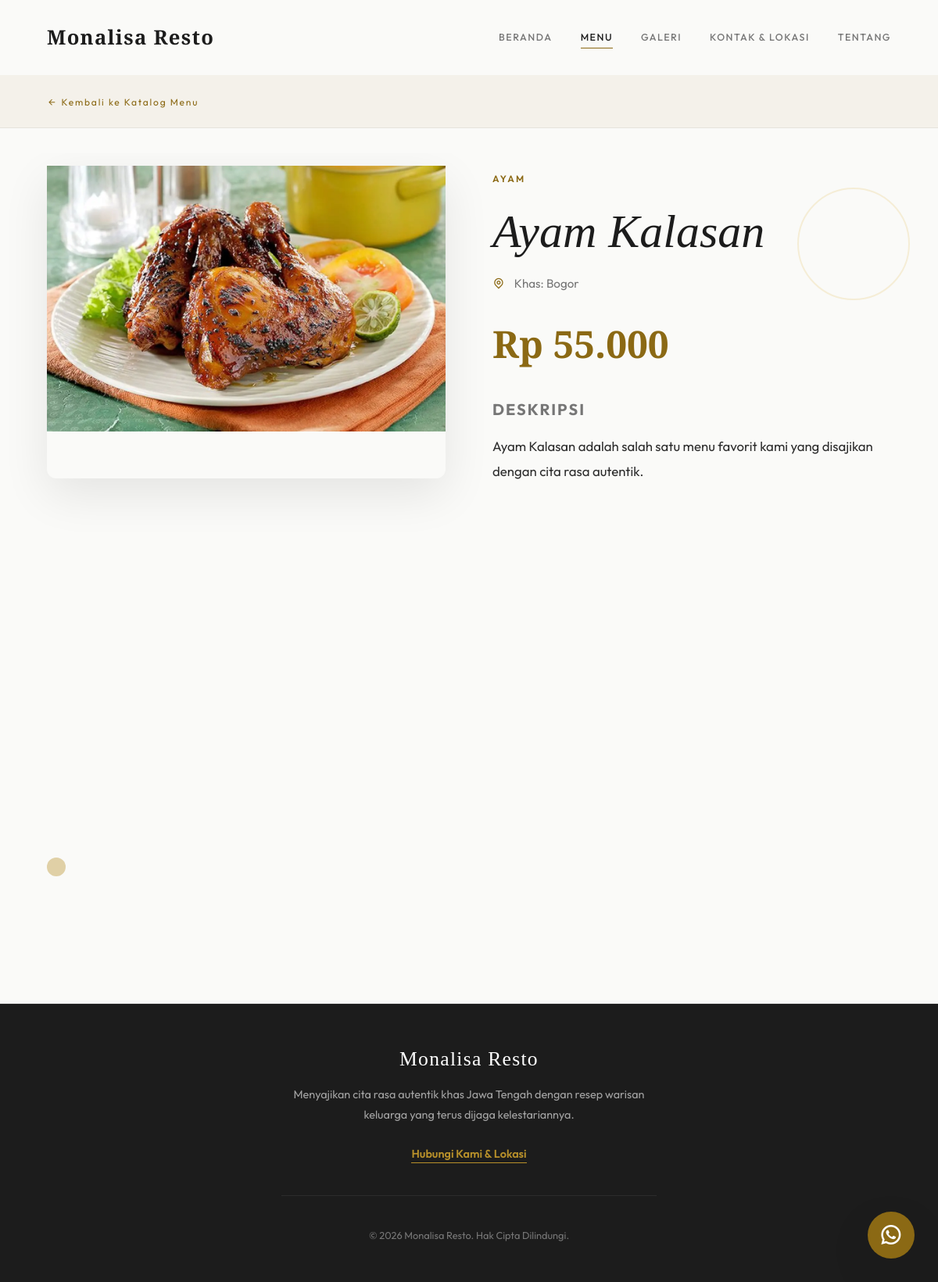
Screenshot of /detail.php?id=2 with the database file from the repository.
### tables this page shows
CREATE TABLE `menu` (
  `id` int(11) NOT NULL AUTO_INCREMENT,
  `nama_menu` varchar(100) NOT NULL,
  `asal_daerah` varchar(100) NOT NULL,
  `deskripsi_singkat` text NOT NULL,
  `deskripsi_lengkap` longtext NOT NULL,
  `bahan_utama` text NOT NULL,
  `info_alergen` text DEFAULT NULL,
  `kategori` varchar(50) NOT NULL,
  `harga` decimal(10,2) NOT NULL,
  `foto_url` varchar(255) NOT NULL,
  `status` enum('aktif','nonaktif') DEFAULT 'aktif',
  `created_at` timestamp NOT NULL DEFAULT current_timestamp(),
  `updated_at` timestamp NOT NULL DEFAULT current_timestamp() ON UPDATE current_timestamp(),
  PRIMARY KEY (`id`)
);

### includes/functions.php (called while the page is built, shortened)
<?php
function escapeHtml($string) {
    return htmlspecialchars($string ?? '', ENT_QUOTES, 'UTF-8');
}
function format_rupiah($angka) {
    return "Rp " . number_format($angka, 0, ',', '.');
}
?>

### detail.php (the view, shortened to what this page needs)
<?php
require_once 'includes/header.php';
$id = isset($_GET['id']) ? (int)$_GET['id'] : 0;
$stmt = $pdo->prepare("SELECT * FROM menu WHERE id = ? AND status = 'aktif'");
$stmt->execute([$id]);
$menu = $stmt->fetch();
?>
<main style="padding-top: var(--header-h);">
    <div style="background: var(--bg-warm); border-bottom: 1px solid var(--border); padding: 1.25rem 0; margin-bottom: 2rem;">
        <div class="container">
            <a href="katalog.php" class="btn-ghost" style="font-size: 0.75rem;">
                <i class="ri-arrow-left-line"></i> Kembali ke Katalog Menu
            </a>
        </div>
    </div>
    <section class="section" style="padding-top: 1rem; position: relative; overflow: hidden;">
        <div class="parallax-shape parallax-shape-ring parallax-element reveal" data-speed="0.25" style="top: 10%; right: 3%;"></div>
        <div class="parallax-shape parallax-shape-dot parallax-element reveal" data-speed="0.18" style="bottom: 15%; left: 5%;"></div>
        <div class="container">
            <div class="split-section" style="align-items: start; gap: clamp(2rem, 5vw, 4rem);">
                <div class="reveal reveal-up">
                    <div class="parallax-wrap" style="border-radius: var(--radius); box-shadow: var(--shadow-lg); height: clamp(300px, 50vh, 500px);">
                        <img src="<?= escapeHtml($menu['foto_url']) ?>" alt="<?= escapeHtml($menu['nama_menu']) ?>"
                             class="parallax-img"
                             onerror="this.src='https://via.placeholder.com/600x600?text=Foto+Menu'">
                    </div>
                </div>
                <div class="reveal reveal-up delay-2 parallax-element" data-speed="0.12">
                    <span class="eyebrow"><?= escapeHtml($menu['kategori']) ?></span>
                    <h1 class="section-title" style="margin-bottom: 1rem;"><?= escapeHtml($menu['nama_menu']) ?></h1>
                    <p style="color: var(--text-muted); font-size: 0.95rem; margin-bottom: 2.5rem; display: flex; align-items: center; gap: 0.75rem;">
                        <i class="ri-map-pin-line" style="color: var(--primary);"></i> Khas: <?= escapeHtml($menu['asal_daerah']) ?>
                    </p>
                    <div style="font-family: 'Cormorant Garamond', serif; font-size: 3rem; color: var(--primary); font-weight: 600; margin-bottom: 3rem; line-height: 1;">
                        <?= format_rupiah($menu['harga']) ?>
                    </div>
                    <div class="reveal reveal-up delay-3" style="margin-bottom: 3rem;">
                        <h3 style="font-size: 1.25rem; margin-bottom: 1.25rem; font-family: var(--font-body); font-weight: 700; text-transform: uppercase; letter-spacing: 0.1em; color: var(--text-muted);">Deskripsi</h3>
                        <p style="line-height: 1.9; color: var(--text); font-size: 1.05rem;"><?= nl2br(escapeHtml($menu['deskripsi_lengkap'])) ?></p>
                    </div>
                </div>
            </div>
        </div>
    </section>
</main>
<?php require_once 'includes/footer.php'; ?>

### assets/css/style.css (style rules this page uses)
:root { --primary: #8B6914; --primary-light: #B8902A; --primary-pale: #F5EDD6; --charcoal: #1C1C1C; --charcoal-soft: #2E2E2E; --text: #2C2C2C; --text-muted: #767676; --text-faint: #AAAAAA; --bg: #FAFAF8; --bg-warm: #F4F1EA; --surface: #FFFFFF; --border: rgba(0, 0, 0, 0.06); --border-mid: rgba(0, 0, 0, 0.12); --font-display: 'Cormorant Garamond', serif; --font-body: 'Outfit', sans-serif; --radius-xs: 2px; --radius-sm: 6px; --radius: 12px; --radius-lg: 24px; --shadow-xs: 0 1px 4px rgba(0,0,0,0.04); --shadow-sm: 0 4px 16px rgba(0,0,0,0.05); --shadow: 0 8px 32px rgba(0,0,0,0.07); --shadow-lg: 0 20px 60px rgba(0,0,0,0.09); --transition-fast: 0.2s ease; --transition: 0.4s cubic-bezier(0.25, 0.46, 0.45, 0.94); --transition-slow: 0.7s cubic-bezier(0.16, 1, 0.3, 1); --section-spacing: clamp(4rem, 10vw, 8rem); --container-padding: clamp(1.25rem, 5vw, 4rem); --header-h: 96px; --header-h-small: 72px; --badge-top: calc(var(--header-h) + clamp(1rem, 3vw, 1.5rem)); }
*, *::before, *::after { box-sizing: border-box; margin: 0; padding: 0; }
html { scroll-behavior: smooth; overflow-x: clip; }
body { font-family: var(--font-body); color: var(--text); background: var(--bg); line-height: 1.7; overflow-x: clip; width: 100%; position: relative; -webkit-font-smoothing: antialiased; }
h1, h2, h3, h4, h5, h6 { font-family: var(--font-display); line-height: 1.15; color: var(--charcoal); font-weight: 400; }
a { text-decoration: none; color: inherit; transition: var(--transition-fast); }
img { max-width: 100%; height: auto; display: block; }
.container { width: 100%; max-width: 1280px; margin: 0 auto; padding: 0 var(--container-padding); }
.section { padding: var(--section-spacing) 0; }
.eyebrow { font-family: var(--font-body); font-size: 0.75rem; font-weight: 600; letter-spacing: 0.2em; text-transform: uppercase; color: var(--primary); display: block; margin-bottom: 1.25rem; }
.section-title { font-size: clamp(2.5rem, 5vw, 4rem); font-weight: 400; font-style: italic; color: var(--charcoal); margin-bottom: 1.5rem; line-height: 1.25; }
.reveal { opacity: 0; transition: opacity 1s cubic-bezier(0.16, 1, 0.3, 1), transform 1s cubic-bezier(0.16, 1, 0.3, 1); }
.reveal-up { transform: translate3d(0, 40px, 0); }
.revealed { opacity: 1; transform: translate(0) scale(1); will-change: opacity, transform; }
.delay-2 { transition-delay: 0.2s; }
.delay-3 { transition-delay: 0.3s; }
.btn-ghost { background: transparent; color: var(--primary); padding: 0; gap: 0.5rem; border-radius: 0; letter-spacing: 0.15em; font-size: 0.75rem; border-bottom: 1px solid transparent; }
.split-section { display: grid; grid-template-columns: repeat(auto-fit, minmax(min(400px, 100%), 1fr)); gap: clamp(2rem, 5vw, 4rem); align-items: center; }
.parallax-shape { position: absolute; pointer-events: none; z-index: 0; opacity: 0; transition: opacity 0.8s ease; }
.parallax-shape.revealed { opacity: 1; }
.parallax-shape-ring { width: clamp(80px, 12vw, 180px); height: clamp(80px, 12vw, 180px); border: 2px solid var(--primary-pale); border-radius: 50%; }
.parallax-shape-dot { width: clamp(12px, 2vw, 24px); height: clamp(12px, 2vw, 24px); background: var(--primary-light); border-radius: 50%; opacity: 0.4; }

### rows the page displays
menu: foto_url (picture), kategori "AYAM", nama_menu "Ayam Kalasan", asal_daerah "Bogor", harga "Rp 55.000", deskripsi_lengkap "Ayam Kalasan adalah salah satu menu favorit kami yang disajikan dengan cita rasa autentik."
